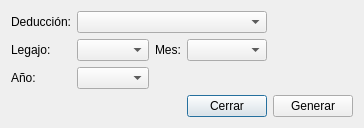
<?xml version="1.0" encoding="UTF-8"?>
<ui version="4.0">
 <class>frm_rep_deducciones</class>
 <widget class="QDialog" name="frm_rep_deducciones">
  <property name="geometry">
   <rect>
    <x>0</x>
    <y>0</y>
    <width>341</width>
    <height>126</height>
   </rect>
  </property>
  <property name="windowTitle">
   <string>Reporte deducciones</string>
  </property>
  <property name="windowIcon">
   <iconset>
    <normaloff>../../img/windows/main.svg</normaloff>../../img/windows/main.svg</iconset>
  </property>
  <layout class="QGridLayout" name="gridLayout">
   <item row="0" column="0">
    <widget class="QLabel" name="lbl_0">
     <property name="text">
      <string>Deducción:</string>
     </property>
    </widget>
   </item>
   <item row="1" column="0">
    <widget class="QLabel" name="lbl_1">
     <property name="text">
      <string>Legajo:</string>
     </property>
    </widget>
   </item>
   <item row="1" column="1">
    <widget class="QComboBox" name="cmb_legajo"/>
   </item>
   <item row="1" column="2">
    <widget class="QLabel" name="lbl_2">
     <property name="text">
      <string>Mes:</string>
     </property>
    </widget>
   </item>
   <item row="1" column="3">
    <widget class="QComboBox" name="comboBox_2"/>
   </item>
   <item row="2" column="0">
    <widget class="QLabel" name="lbl_3">
     <property name="text">
      <string>Año:</string>
     </property>
    </widget>
   </item>
   <item row="2" column="1">
    <widget class="QComboBox" name="cmb_legajo_2"/>
   </item>
   <item row="3" column="3">
    <widget class="QPushButton" name="btn_cerrar">
     <property name="text">
      <string>Cerrar</string>
     </property>
    </widget>
   </item>
   <item row="3" column="4">
    <widget class="QPushButton" name="btn_procesar">
     <property name="text">
      <string>Generar</string>
     </property>
    </widget>
   </item>
   <item row="0" column="1" colspan="3">
    <widget class="QComboBox" name="cmb_deduccion"/>
   </item>
  </layout>
 </widget>
 <resources/>
 <connections/>
</ui>
